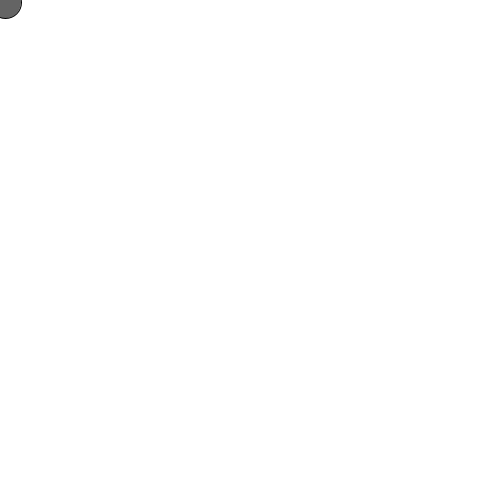
Frame 1 (no input)
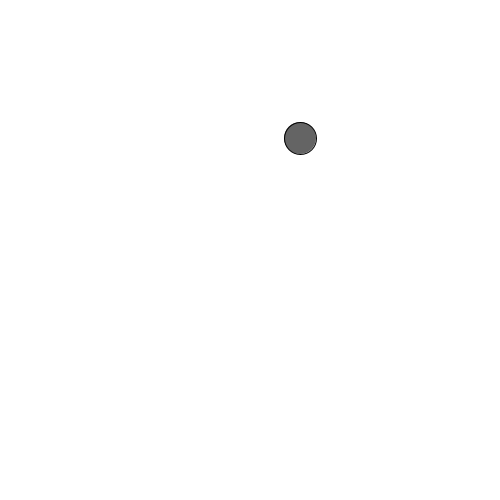
Frame 60 (the mouse pressed at the canvas centre just before this capture)
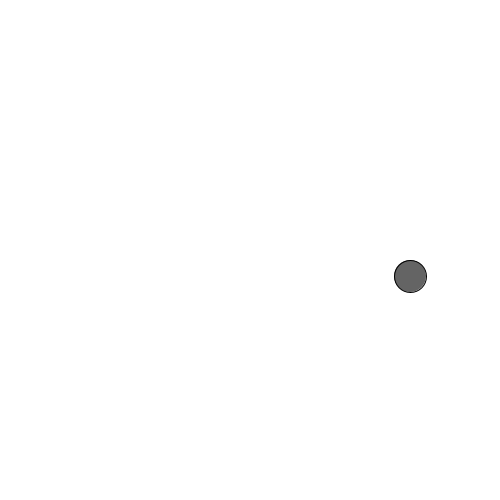
Frame 120 (the mouse held since frame 60 and released just before this capture)

The Processing sketch that drew these frames (run headless with seeded random() and noise(); from frame 60 on, the mouse is pressed at the canvas centre):

// Processing sketch: sketch_stuiter_ball
// ── sketch_stuiter_ball.pde
Ball b; 

void setup(){
 size(500,500);
 b = new Ball();
}

void draw(){
 background(255);
 b.update();
 b.checkEdges();
 b.display();
}

// ── code_ball.pde
class Ball {
  float x = 0;
  float y = 0;
  float xspeed = 5;
  float yspeed = 2.3;
  
  void display(){
   stroke(0);
   fill(100);
   ellipse(x,y,32,32);
  }
  
  void update(){
   x = x + xspeed;
   y = y + yspeed;
  }
  
  void checkEdges(){
   if (x > width || x < 0){
     xspeed = xspeed * -1;
   }
   if (y > height || y < 0){
     yspeed = yspeed * -1;
   }
  }
}
